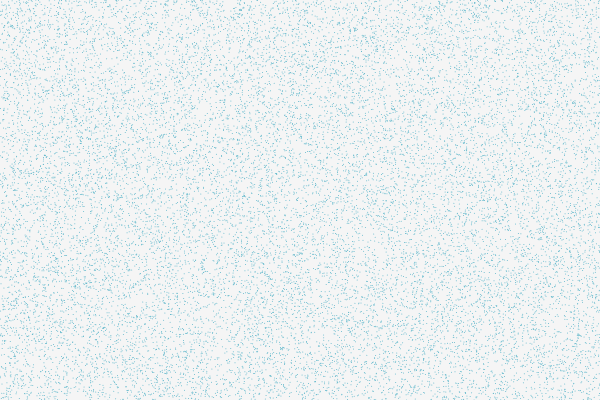
Frame 1 (no input)
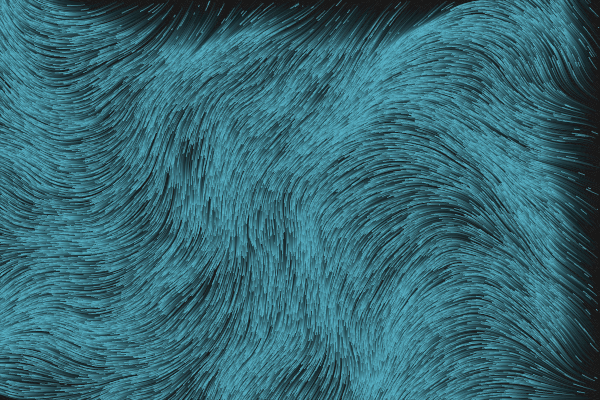
Frame 60 (no input)
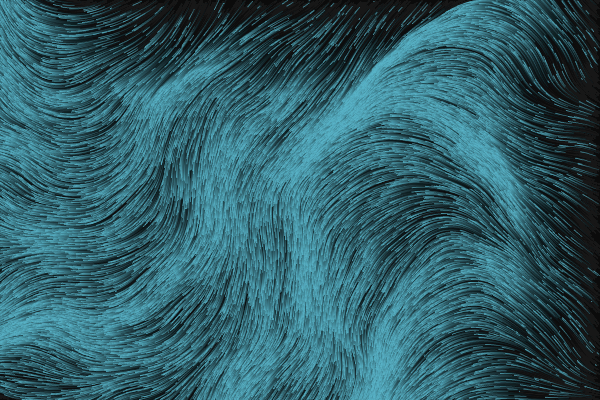
Frame 120 (the mouse pressed at the canvas centre since frame 60)

The p5.js sketch that drew these frames (run headless with seeded random() and noise() and a simulated clock; from frame 60 on, the mouse is pressed at the canvas centre):

// p5.js sketch
// ── sketch.js
//let particles = creates array of vectors, without a class as vectors used to track particle location on-screen - no more complexity is needed.
//const num = this is how many particles we want.
let particles = [];
const num = 20000;


//have to scale down the values that we're picking, incremented more with larger decimals.
const noiseScale = 0.0035;

//putting vectors into the list of particles: 
//for loop = up to the number we just specified
//particles.push = placing them randomly, using 'width' for x-axis and 'height' for y-axis - which INITALISES the particles.
//stroke = set to white so that they are visible on the screen.
          //var col = 0;

function setup() {
  createCanvas(600, 400);
  for(let i = 0; i < num; i ++) {
    particles.push(createVector(random(width), random(height))); {
          //c1 = color(255, 0, 0);
         //c2 = color(255, 255, 0);
    }
         //colorMode (HSB, 360, 100, 100, 100);
         //let stroke = map(mouseX, 0, width, 0, 360);
  }
  stroke(90,180,200)

         //define gradient colours - yt video that did not work
         //c1 = color(20, 30, 80); // deep blue
         //c2 = color(250, 180, 50)
}

//background set to 0, having particles show up as white 'for' loop
//then 'p' integer as variable because 'particles' were already used to draw a dot on the screen at the point of the particular vector. 
//background , 10 = alpha component, so that the bg if faded and you can see behind it.
//p.x += cos(a) means p.x + cos(a) means that its just incrementing in a loop.
//TAU = 2 pi
function draw() {
        //col = map(mouseX, 0, 600, 0, 255);
  background(0, 10);
      //background(col) //(0, 10)
      //map(mouseX, 0, 600, 0, 255)
      // Create a p5.Color object.
        //let c = color(0, 126, 255, 102);
    // Set 'alphaValue' to 102.
        //let alphaValue = alpha(c);
  for(let i = 0; i < num; i ++) {
    let p = particles[i];
    point(p.x, p.y);
    let n = noise(p.x * noiseScale, p.y * noiseScale);
    let a = TAU * n;
    p.x += cos(a);
    p.y += sin(a);
    if(!onScreen(p)) {
//if the particles leave the perimeter this statement spawns them back in at a random height and width on-screen.
      p.x = random(width);
      p.y = random(height);
    }
  }
}

//changes the 'seed' and the noise values that we get. Millis for milliseconds
function mouseReleased() {
  noiseSeed(millis())
}

//to check if a vertex is off the screen

function onScreen(v) {
  return v.x >= 0 && v.x <= width && v.y >= 0 && v.y <= height;
}
